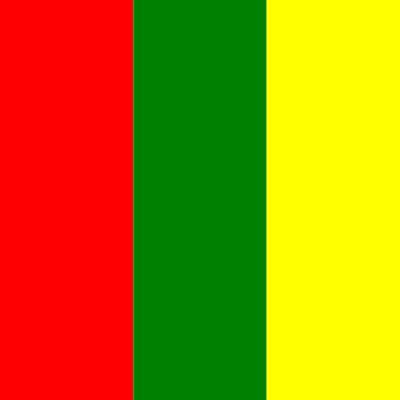
Frame 1 (no input)
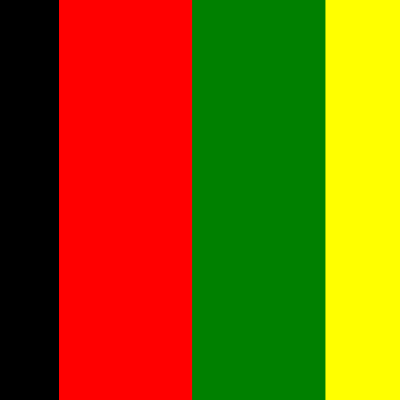
Frame 60 (no input)
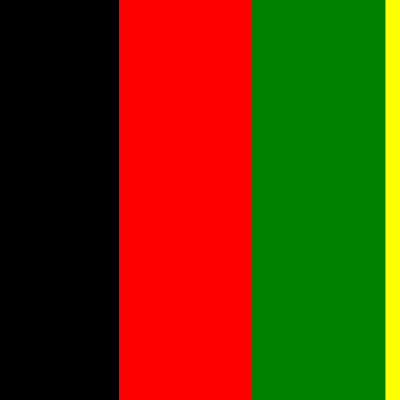
Frame 120 (the mouse pressed at the canvas centre since frame 60)

The p5.js sketch that drew these frames (run headless with seeded random() and noise() and a simulated clock; from frame 60 on, the mouse is pressed at the canvas centre):

// p5.js sketch
// ── sketch.js
// https://editor.p5js.org/jht9629-nyu/sketches/3VKJ-q8ar
// ims03-jht scrolling color bars

let xpos = 0;
let xlen;
let ylen;
let debug = 1;
let dim = { width: 400, height: 400 };
let fullScreenBtn;

function setup() {
  if (!debug) {
    dim.width = windowWidth;
    dim.height = windowHeight;
  }
  createCanvas(dim.width, dim.height);
  noStroke();

  fullScreenBtn = createButton("Full Screen").mousePressed(full_screen_action);
  fullScreenBtn.style("font-size:42px");

  init_dim();
}

function draw() {
  // background(220);
  fill("black");
  rect(0, 0, xpos, ylen);
  fill("red");
  rect(xpos % width, 0, xlen, ylen);
  fill("green");
  rect((xpos + xlen) % width, 0, xlen, ylen);
  fill("yellow");
  rect((xpos + xlen + xlen) % width, 0, xlen, ylen);

  xpos = (xpos + 1) % width;
}

function init_dim() {
  xlen = width / 3;
  ylen = height;
}

// From
// https://editor.p5js.org/jht1493/sketches/5LgILr8RF

function full_screen_action() {
  ui_remove_all();
  ui_toggleFullScreen();
  let delay = 3000;
  setTimeout(ui_present_window, delay);
}

function ui_present_window() {
  resizeCanvas(windowWidth, windowHeight);
  init_dim();
}

function ui_remove_all() {
  fullScreenBtn.remove();
}

function ui_toggleFullScreen() {
  fullscreen(1);
  // if (!document.documentElement.requestFullscreen) {
  //   console.log("NO document.documentElement.requestFullscreen");
  //   return;
  // }
  // if (!document.fullscreenElement) {
  //   document.documentElement.requestFullscreen();
  // } else {
  //   if (document.exitFullscreen) {
  //     document.exitFullscreen();
  //   }
  // }
}
